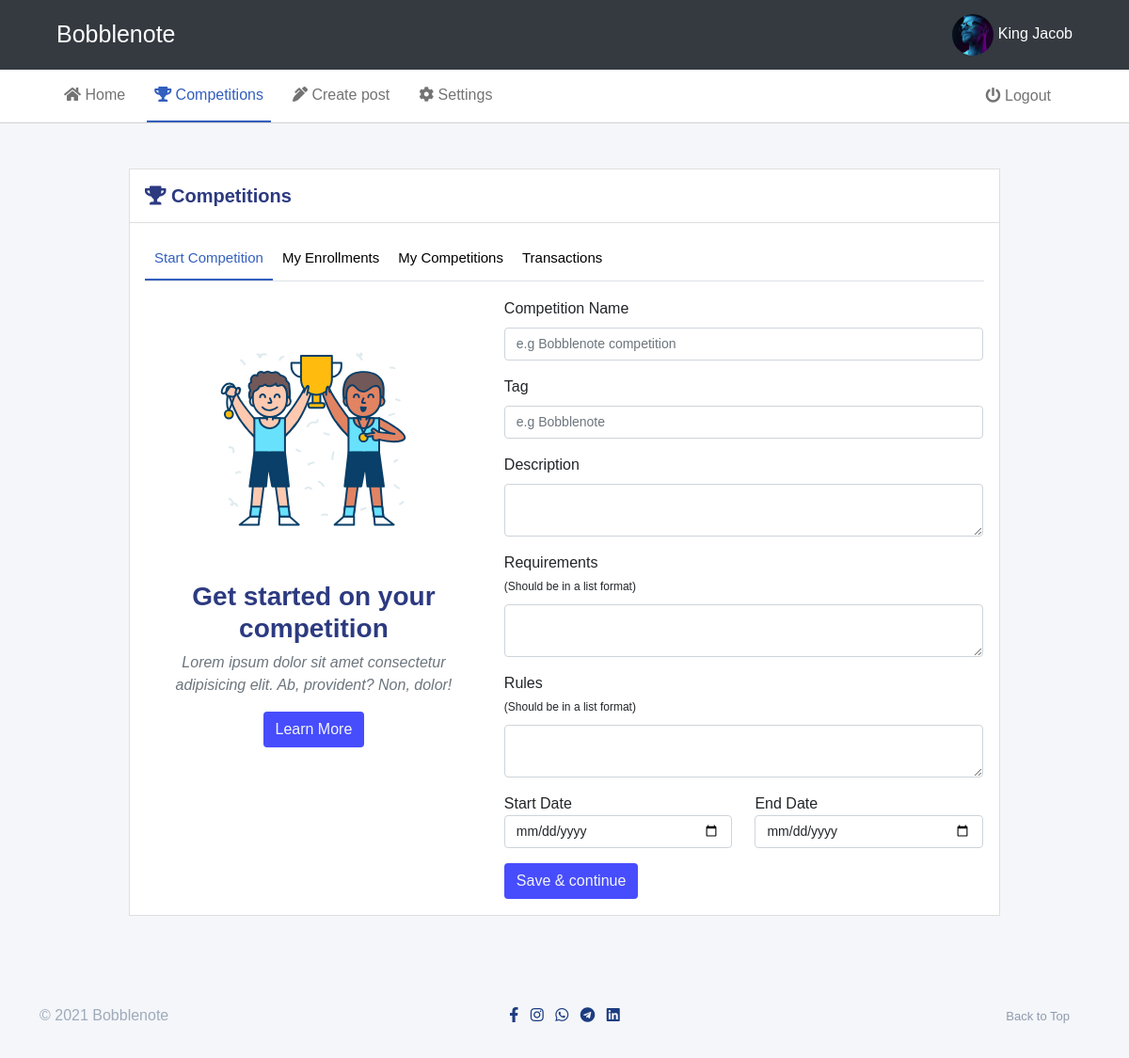
Screenshot of /writerdashboard/mycompetitions.php (signed in) with the database file from the repository.
### tables this page shows
CREATE TABLE `writers` (
  `W_ID` int(11) NOT NULL,
  `account_type` varchar(20) NOT NULL,
  `organization_name` text NOT NULL,
  `firstname` varchar(255) DEFAULT NULL,
  `lastname` varchar(255) DEFAULT NULL,
  `email` varchar(255) DEFAULT NULL,
  `mobile` varchar(255) DEFAULT NULL,
  `dob` varchar(255) DEFAULT NULL,
  `bio` varchar(255) DEFAULT 'Hey there, I''m a writer',
  `profilepic` varchar(255) NOT NULL DEFAULT 'images/other/default_dp.svg',
  `no_of_followers` int(11) NOT NULL DEFAULT 0,
  `twitter` varchar(255) NOT NULL DEFAULT 'twitter url',
  `instagram` varchar(255) NOT NULL DEFAULT 'instagram url',
  `linkedin` varchar(255) NOT NULL DEFAULT 'linkedin url',
  `facebook` varchar(255) NOT NULL DEFAULT 'facebook url',
  `verified` varchar(11) NOT NULL DEFAULT 'no',
  `password` varchar(255) DEFAULT NULL,
  `email_verified` varchar(40) NOT NULL DEFAULT 'no',
  `active` varchar(40) NOT NULL DEFAULT 'yes',
  `token` varchar(20) NOT NULL DEFAULT '0000',
  `date` date NOT NULL DEFAULT current_timestamp()
);

### functions.php (called while the page is built, shortened)
<?php
function get_writer_details($connection, $email){
    $detail = "";
    $query = "SELECT W_ID, firstname, lastname, email, mobile, dob, bio, profilepic, twitter, facebook, instagram, linkedin, token FROM writers WHERE email = '$email'";
    $result = $connection->query($query);
    if (!$result) {
        return "Error in getting details";
    }
    else{
        $detail = $result->fetch_array(MYSQLI_ASSOC);
    }
    return $detail;
}
?>

### writerdashboard/mycompetitions.php (the view, shortened to what this page needs)
<?php
include '../functions.php';
include '../connection.php';
$selector = "";
if ($_SESSION['w_email'] == "") {
  header("Location: ../login.php");
}
else{
  $selector = $_SESSION['w_email'];
}
$details = get_writer_details($connection, $selector);
$fullname = $details['firstname']. " ". $details['lastname'];
$profile_img = $details['profilepic'];
$rand = rand();
?>
<!DOCTYPE html>
<html lang="en">
<head>
    <link rel="stylesheet" href="../css/bootstrap.min.css">
    <link rel="stylesheet" href="https://cdn.datatables.net/1.11.3/css/dataTables.bootstrap5.min.css">
    <link rel="stylesheet" href="https://cdnjs.cloudflare.com/ajax/libs/font-awesome/5.15.3/css/all.min.css">
    <link rel="stylesheet" href="css/general.css">
</head>
<body>
        <nav class="navbar navbar-expand-lg navbar-dark nav-one">
      <div class="container-fluid">
        <a class="navbar-brand ms-md-5 text-white" href="../index.php">Bobblenote</a>
        <div class="collapse navbar-collapse">
          <ul class="navbar-nav ms-auto" style="margin-right: 25px;">
              <li class="nav-item">
              <a class="nav-link text-white" href="settings.php"><img src="<?php echo "../".$profile_img."?randomurl= $rand" ?>" class="dp-img" alt=""> <?php echo $fullname ?></a>
              </li>
          </ul>
        </div>
      </div>
    </nav>
    <nav class="navbar navbar-light navbar-expand-lg bg-white">
        <div class="container-fluid">
          <div class="collapse navbar-collapse">
            <div class="navbar-nav ms-md-5">
              <a class="nav-link" href="home.php"><i class="fas fa-home"></i> Home</a>
              <a class="nav-link active" href="mycompetitions.php"><i class="fas fa-trophy"></i> Competitions</a>
              <a class="nav-link" href="createpost.php"><i class="fas fa-pen-alt"></i> Create post</a>
              <a class="nav-link" href="settings.php"><i class="fas fa-cog"></i> Settings</a>
            </div>
            <div class="navbar-nav ms-auto me-md-5">
                <a class="nav-link" href="logout.php"> <i class="fas fa-power-off"></i> Logout</a>
            </div>
          </div>
        </div>
      </nav>
      <div class="container">
        <div class="row justify-content-center">
          <div class="col-md-10 mt-5">
            <div class="card rounded-0">
                <div class="card-header bg-white p-3">
                  <h5 class="card-title m-0"><i class="fas fa-trophy"></i> Competitions</h5>
                </div>
                <div class="card-body">
                  <div class="tab">
                      <button class="tablinks active-tab" onclick="viewSetting(event, 'start-comp')">Start Competition</button>
                      <button class="tablinks" onclick="viewSetting(event, 'enrollments')">My Enrollments</button>
                      <button class="tablinks" onclick="viewSetting(event, 'organized')">My Competitions</button>
                      <button class="tablinks" onclick="viewSetting(event, 'history')">Transactions</button>
                  </div>
                   <div id="start-comp" class="tabcontent" style="display: block;">
                    <div class="row mt-3">
                    <div class="col-sm-5">
                        <div class="guidelines">
                          <div class="d-flex justify-content-center"><p class="text-center m-0"><img width="400px" src="images/Winners_Outline.svg" alt=""></p></div>
                          <h3 class="text-center">Get started on your competition</h3>
                          <p class="text-center text-muted fst-italic">Lorem ipsum dolor sit amet consectetur adipisicing elit. Ab, provident? Non, dolor!</p>
                          <div class="d-flex justify-content-center"><a href="#" class="btn btn-default" target="_blank">Learn More</a></div>
                        </div>
                      </div>
                      <div class="col-sm-7">
                        <form action="mycompetitions.php" method="POST">
                        <div class="mb-3">
                          <label for="" class="mb-2">Competition Name</label>
                          <input type="text" class="form-control" name="name" placeholder="e.g Bobblenote competition">
                        </div>
                        <div class="mb-3">
                          <label for="" class="mb-2">Tag</label>
                          <input type="text" class="form-control" name="tag" placeholder="e.g Bobblenote">
                        </div>
                        <div class="mb-3">
                          <label for="" class="mb-2">Description</label>
                          <textarea id="desc" name="desc" class="form-control"></textarea>
                        </div>
                        <div class="mb-3">
                          <label for="" class="mb-2">Requirements<br><small>(Should be in a list format)</small></label>
                          <textarea id="req" name="req" class="form-control"></textarea>
                        </div>
                        <div class="mb-3">
                          <label for="" class="mb-2">Rules<br><small>(Should be in a list format)</small></label>
                          <textarea id="rules" name="rules" class="form-control"></textarea>
                        </div>
                        <div class="row">
                          <div class="col-6">
                            <label for="">Start Date</label>
                            <input type="date" name="start_date" class="form-control">
                          </div>
                          <div class="col-6">
                            <label for="">End Date</label>
                            <input type="date" name="end_date" class="form-control">
                          </div>
                        </div>
                        <button type="submit" name="create_comp" class="btn btn-default mt-3">Save & continue</button>
                      </form>
                      </div>
                    </div>
                  </div>
                </div>
            </div>
          </div>
        </div>
      </div>
      <?php include '../footer.php' ?>
</body>
</html>

### writerdashboard/css/general.css (style rules this page uses)
* { margin: 0; padding: 0; box-sizing: border-box; font-family: 'Laila', sans-serif; }
h1, h2, h3, h4, h5, h6 { color: #2c3a80; font-family: 'Lucida Sans', 'Lucida Sans Regular', 'Lucida Grande', 'Lucida Sans Unicode', Geneva, Verdana, sans-serif; font-weight: bold; }
body { background-color: #f4f6f9; }
.navbar-brand { font-family: 'Poetsen One', sans-serif; font-size: 25px; }
.card { border-radius: 0; }
.btn-default { color: #f4f6f9; background-color: #474dfd; }
p { color: #535353; }
a { color: #1c3c81; }
.dp-img { width: 44px; height: 44px; border-radius: 50%; object-fit: cover; }
.navbar { padding: 0; }
.navbar-light { border-bottom: 1px #d1d1d1 solid; background-color: #fff; }
.nav-link { margin-right: 15px; padding: 15px; }
.nav-one { background-color: #343a40; }
button { transition: all 0.3s ease-in-out; }
.navbar-nav .active { color: #335fbe !important; border-bottom: 2px solid #335fbe; }
.tab { overflow: hidden; border-bottom: 1px solid #dee2e6; background-color: #fff; }
.tab button { background-color: inherit; float: left; border: none; outline: none; cursor: pointer; padding: 10px; transition: 0.3s; font-size: 15px; }
.tab button.active-tab { color: #335fbe; border-bottom: 2px solid #335fbe; }
.tabcontent { display: none; padding: 1px; }
.tabcontent { animation: fadeEffect 1s; }
.form-select, .form-control { font-size: 14px; }
.guidelines { width: 90%; margin-left: auto; margin-right: auto; }

### writerdashboard/mycompetitions.php (style rules this page uses)
small { font-size: 12px; }

### rows the page displays
writers: profilepic (picture), fullname "King Jacob"
